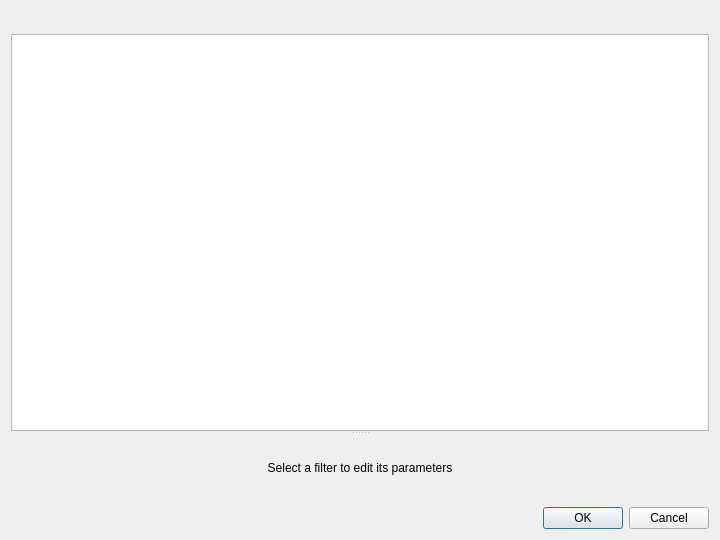
<?xml version="1.0" encoding="UTF-8"?>
<ui version="4.0">
 <class>TargetingDialog</class>
 <widget class="QDialog" name="TargetingDialog">
  <property name="geometry">
   <rect>
    <x>0</x>
    <y>0</y>
    <width>720</width>
    <height>540</height>
   </rect>
  </property>
  <property name="windowTitle">
   <string>Targeting Editor</string>
  </property>
  <layout class="QVBoxLayout" name="verticalLayout">
   <item>
    <widget class="QToolBar" name="toolBar">
     <property name="movable">
      <bool>false</bool>
     </property>
    </widget>
   </item>
   <item>
    <widget class="QSplitter" name="splitter">
     <property name="orientation">
      <enum>Qt::Vertical</enum>
     </property>
     <property name="childrenCollapsible">
      <bool>false</bool>
     </property>
     <widget class="preferences::TargetingTreeView" name="treeView">
      <property name="headerHidden">
       <bool>false</bool>
      </property>
      <property name="rootIsDecorated">
       <bool>true</bool>
      </property>
      <property name="uniformRowHeights">
       <bool>true</bool>
      </property>
      <property name="selectionBehavior">
       <enum>QAbstractItemView::SelectRows</enum>
      </property>
     </widget>
     <widget class="QStackedWidget" name="editorStack">
      <property name="currentIndex">
       <number>0</number>
      </property>
      <widget class="QWidget" name="editorPlaceholderPage">
       <layout class="QVBoxLayout" name="placeholderLayout">
        <item>
         <widget class="QLabel" name="editorPlaceholderLabel">
          <property name="text">
           <string>Select a filter to edit its parameters</string>
          </property>
          <property name="alignment">
           <set>Qt::AlignCenter</set>
          </property>
         </widget>
        </item>
       </layout>
      </widget>
     </widget>
    </widget>
   </item>
   <item>
    <widget class="QDialogButtonBox" name="buttonBox">
     <property name="orientation">
      <enum>Qt::Horizontal</enum>
     </property>
     <property name="standardButtons">
      <set>QDialogButtonBox::Cancel|QDialogButtonBox::Ok</set>
     </property>
    </widget>
   </item>
  </layout>
 </widget>
 <resources/>
 <customwidgets>
  <customwidget>
   <class>preferences::TargetingTreeView</class>
   <extends>QTreeView</extends>
   <header>item_level_targeting/common/targetingtreeview.h</header>
  </customwidget>
 </customwidgets>
 <connections>
  <connection>
   <sender>buttonBox</sender>
   <signal>accepted()</signal>
   <receiver>TargetingDialog</receiver>
   <slot>accept()</slot>
  </connection>
  <connection>
   <sender>buttonBox</sender>
   <signal>rejected()</signal>
   <receiver>TargetingDialog</receiver>
   <slot>reject()</slot>
  </connection>
 </connections>
</ui>
